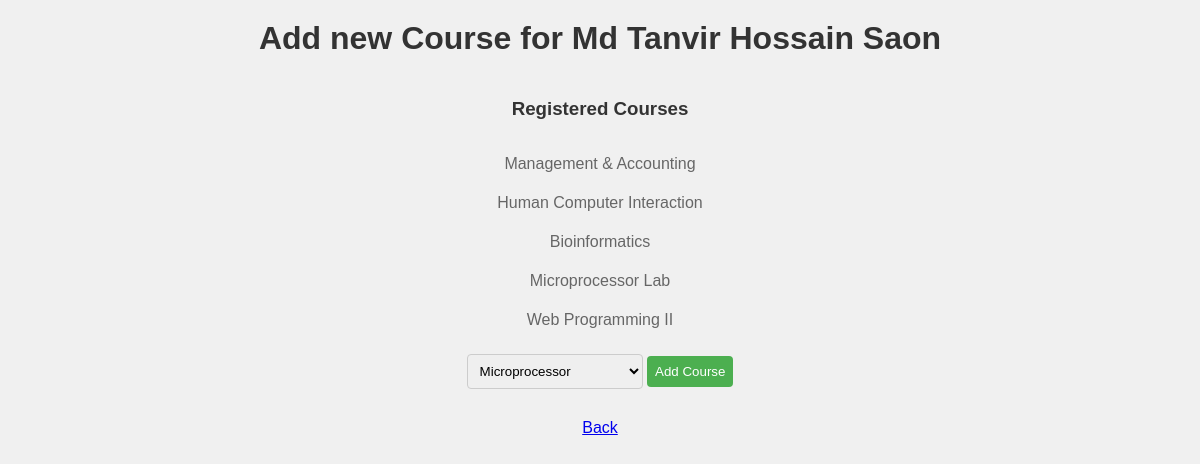
/student-info/388/update-courses/, run on the app's committed database.
### Enroll/models.py (models this page shows, shortened)
class Student(models.Model):
    YEAR_CHOICES = [
        ('First', 'First Year 1st Semester'),
        ('First2', 'First Year 2nd Semester'),
        ('Second', 'Second Year 1st Semester'),
        ('Second2', 'Second Year 2nd Semester'),
        ('Third', 'Third Year 1st Semester'),
        ('Third2', 'Third Year 2nd Semester'),
        ('Fourth', 'Fourth Year 1st semster'),
        ('Fourth2', 'Fourth Year 2nd semster'),
    ]
    name = models.CharField(max_length=50)
    student_id = models.PositiveSmallIntegerField(unique=True)
    year = models.CharField(max_length=10, choices=YEAR_CHOICES, default='First')
    courses = models.ManyToManyField(Course, related_name='students', blank=True)

class Course(models.Model):
    COURSE_THEORY = 'Theory'
    COURSE_LAB = 'Lab'
    COURSE_PROJECT = 'Project'
    COURSE_CHOICES = [
        (COURSE_THEORY, 'Theory'),
        (COURSE_LAB, 'Lab'),
        (COURSE_PROJECT, 'Project')
    ]
    course_id = models.CharField(max_length=10)
    course_name = models.CharField(max_length=40)
    course_credit = models.DecimalField(max_digits=4, decimal_places=2)
    tutorial_full_marks = models.DecimalField(max_digits=4, decimal_places=2)
    att_full_marks = models.DecimalField(max_digits=4, decimal_places=2)
    final_full_marks = models.DecimalField(max_digits=4, decimal_places=2)
    course_type = models.CharField(
        max_length=10,
        choices=COURSE_CHOICES,
        default=COURSE_THEORY
    )

### Enroll/views.py (the view)
# urls.py: path('student-info/<int:student_id>/update-courses/', views.update_course, name='update_course'),
def update_course(request, student_id):
    student = get_object_or_404(Student, student_id=student_id)
    registered_courses = student.courses.all()
    available_courses = Course.objects.exclude(students=student)
    if request.method == 'POST':
        action = request.POST.get('action')
        selected_course_id = request.POST.get('course_id')
        course = Course.objects.get(course_id=selected_course_id)
        student.courses.add(course)
        return redirect('student_info', student_id=student.id)
    return render(request, 'update_course.html', {'student': student, 'registered_courses': registered_courses, 'available_courses': available_courses})

### templates/update_course.html (shortened to what this page needs)
<!DOCTYPE html>
<html lang="en">
<head>
</head>
<body>
    <h1>Add new Course for {{ student.name }}</h1>
    <div style="display: flex; justify-content: center; align-items: center; flex-direction: column;">
        <h3>Registered Courses</h3>
        {% for course in registered_courses %}
        <p>{{ course.course_name }}</p>
        {% endfor %}
    </div>
    <form action="{% url 'update_course' student.student_id %}" method="POST">
        <select name="course_id">
            {% for course in available_courses %}
            <option value="{{ course.course_id }}">{{ course.course_name }}</option>
            {% endfor %}
        </select>
        <button type="submit">Add Course</button>
    </form>
    <a href="{% url 'student_info' student.pk %}">Back</a>
</body>
</html>

### templates/update_course.html (style rules this page uses)
body { font-family: Arial, sans-serif; background-color: #f0f0f0; margin: 0; padding: 0; }
h1 { color: #333; text-align: center; margin-top: 20px; }
h3 { color: #333; margin-top: 20px; }
p { color: #666; margin-bottom: 5px; }
form { margin-top: 20px; text-align: center; }
select, button { padding: 8px; border: 1px solid #ccc; border-radius: 4px; margin-bottom: 10px; }
button { background-color: #4CAF50; color: white; border: none; cursor: pointer; }
a { display: block; text-align: center; margin-top: 20px; }

### data on the page
Student: name "Md Tanvir Hossain Saon"
Course: course_name "Management & Accounting"
Course: course_name "Human Computer Interaction"
Course: course_name "Bioinformatics"
Course: course_name "Microprocessor Lab"
Course: course_name "Web Programming II"

### other printed values
form field course_id "Microprocessor"
